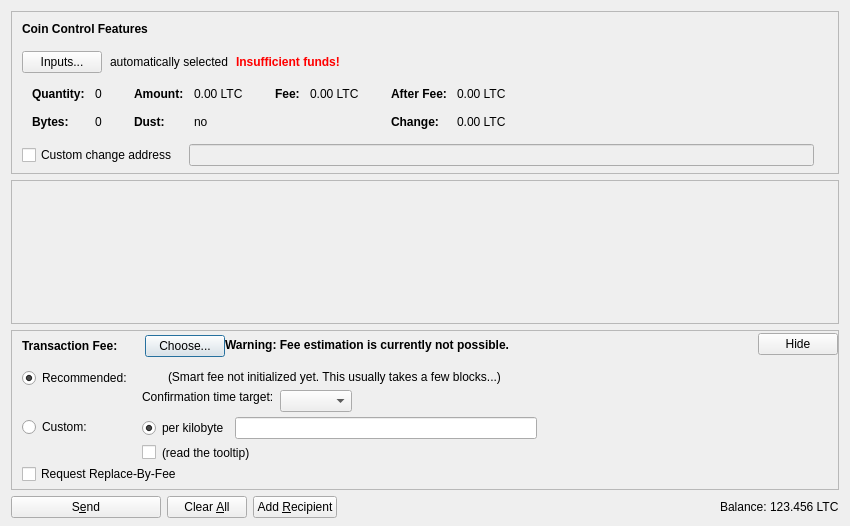
<?xml version="1.0" encoding="UTF-8"?>
<ui version="4.0">
 <class>SendCoinsDialog</class>
 <widget class="QDialog" name="SendCoinsDialog">
  <property name="geometry">
   <rect>
    <x>0</x>
    <y>0</y>
    <width>850</width>
    <height>526</height>
   </rect>
  </property>
  <property name="windowTitle">
   <string>Send Coins</string>
  </property>
  <layout class="QVBoxLayout" name="verticalLayout" stretch="0,1,0,0">
   <property name="bottomMargin">
    <number>8</number>
   </property>
   <item>
    <widget class="QFrame" name="frameCoinControl">
     <property name="sizePolicy">
      <sizepolicy hsizetype="Expanding" vsizetype="Expanding">
       <horstretch>0</horstretch>
       <verstretch>0</verstretch>
      </sizepolicy>
     </property>
     <property name="maximumSize">
      <size>
       <width>16777215</width>
       <height>16777215</height>
      </size>
     </property>
     <property name="frameShape">
      <enum>QFrame::StyledPanel</enum>
     </property>
     <property name="frameShadow">
      <enum>QFrame::Sunken</enum>
     </property>
     <layout class="QVBoxLayout" name="verticalLayoutCoinControl2">
      <property name="spacing">
       <number>0</number>
      </property>
      <property name="leftMargin">
       <number>0</number>
      </property>
      <property name="topMargin">
       <number>0</number>
      </property>
      <property name="rightMargin">
       <number>0</number>
      </property>
      <property name="bottomMargin">
       <number>6</number>
      </property>
      <item>
       <layout class="QVBoxLayout" name="verticalLayoutCoinControl" stretch="0,0,0,0,1">
        <property name="spacing">
         <number>0</number>
        </property>
        <property name="leftMargin">
         <number>10</number>
        </property>
        <property name="topMargin">
         <number>10</number>
        </property>
        <item>
         <layout class="QHBoxLayout" name="horizontalLayoutCoinControl1">
          <property name="bottomMargin">
           <number>15</number>
          </property>
          <item>
           <widget class="QLabel" name="labelCoinControlFeatures">
            <property name="sizePolicy">
             <sizepolicy hsizetype="Preferred" vsizetype="Maximum">
              <horstretch>0</horstretch>
              <verstretch>0</verstretch>
             </sizepolicy>
            </property>
            <property name="font">
             <font>
              <weight>75</weight>
              <bold>true</bold>
             </font>
            </property>
            <property name="styleSheet">
             <string notr="true">font-weight:bold;</string>
            </property>
            <property name="text">
             <string>Coin Control Features</string>
            </property>
           </widget>
          </item>
         </layout>
        </item>
        <item>
         <layout class="QHBoxLayout" name="horizontalLayoutCoinControl2" stretch="0,0,0,0">
          <property name="spacing">
           <number>8</number>
          </property>
          <property name="bottomMargin">
           <number>10</number>
          </property>
          <item>
           <widget class="QPushButton" name="pushButtonCoinControl">
            <property name="styleSheet">
             <string notr="true"/>
            </property>
            <property name="text">
             <string>Inputs...</string>
            </property>
            <property name="autoDefault">
             <bool>false</bool>
            </property>
           </widget>
          </item>
          <item>
           <widget class="QLabel" name="labelCoinControlAutomaticallySelected">
            <property name="text">
             <string>automatically selected</string>
            </property>
            <property name="margin">
             <number>5</number>
            </property>
           </widget>
          </item>
          <item>
           <widget class="QLabel" name="labelCoinControlInsuffFunds">
            <property name="font">
             <font>
              <weight>75</weight>
              <bold>true</bold>
             </font>
            </property>
            <property name="styleSheet">
             <string notr="true">color:red;font-weight:bold;</string>
            </property>
            <property name="text">
             <string>Insufficient funds!</string>
            </property>
            <property name="margin">
             <number>5</number>
            </property>
           </widget>
          </item>
          <item>
           <spacer name="horizontalSpacerCoinControl">
            <property name="orientation">
             <enum>Qt::Horizontal</enum>
            </property>
            <property name="sizeHint" stdset="0">
             <size>
              <width>40</width>
              <height>1</height>
             </size>
            </property>
           </spacer>
          </item>
         </layout>
        </item>
        <item>
         <widget class="QWidget" name="widgetCoinControl" native="true">
          <property name="sizePolicy">
           <sizepolicy hsizetype="Preferred" vsizetype="Preferred">
            <horstretch>0</horstretch>
            <verstretch>0</verstretch>
           </sizepolicy>
          </property>
          <property name="minimumSize">
           <size>
            <width>0</width>
            <height>0</height>
           </size>
          </property>
          <property name="styleSheet">
           <string notr="true"/>
          </property>
          <layout class="QHBoxLayout" name="horizontalLayoutCoinControl5">
           <property name="leftMargin">
            <number>0</number>
           </property>
           <property name="topMargin">
            <number>0</number>
           </property>
           <property name="rightMargin">
            <number>0</number>
           </property>
           <property name="bottomMargin">
            <number>0</number>
           </property>
           <item>
            <layout class="QHBoxLayout" name="horizontalLayoutCoinControl3" stretch="0,0,0,1">
             <property name="spacing">
              <number>20</number>
             </property>
             <property name="topMargin">
              <number>0</number>
             </property>
             <property name="bottomMargin">
              <number>10</number>
             </property>
             <item>
              <layout class="QFormLayout" name="formLayoutCoinControl1">
               <property name="horizontalSpacing">
                <number>10</number>
               </property>
               <property name="verticalSpacing">
                <number>14</number>
               </property>
               <property name="leftMargin">
                <number>10</number>
               </property>
               <property name="topMargin">
                <number>4</number>
               </property>
               <property name="rightMargin">
                <number>6</number>
               </property>
               <item row="0" column="0">
                <widget class="QLabel" name="labelCoinControlQuantityText">
                 <property name="font">
                  <font>
                   <weight>75</weight>
                   <bold>true</bold>
                  </font>
                 </property>
                 <property name="text">
                  <string>Quantity:</string>
                 </property>
                 <property name="margin">
                  <number>0</number>
                 </property>
                </widget>
               </item>
               <item row="0" column="1">
                <widget class="QLabel" name="labelCoinControlQuantity">
                 <property name="cursor">
                  <cursorShape>IBeamCursor</cursorShape>
                 </property>
                 <property name="contextMenuPolicy">
                  <enum>Qt::ActionsContextMenu</enum>
                 </property>
                 <property name="text">
                  <string notr="true">0</string>
                 </property>
                 <property name="margin">
                  <number>0</number>
                 </property>
                 <property name="textInteractionFlags">
                  <set>Qt::LinksAccessibleByMouse|Qt::TextSelectableByKeyboard|Qt::TextSelectableByMouse</set>
                 </property>
                </widget>
               </item>
               <item row="1" column="0">
                <widget class="QLabel" name="labelCoinControlBytesText">
                 <property name="font">
                  <font>
                   <weight>75</weight>
                   <bold>true</bold>
                  </font>
                 </property>
                 <property name="text">
                  <string>Bytes:</string>
                 </property>
                </widget>
               </item>
               <item row="1" column="1">
                <widget class="QLabel" name="labelCoinControlBytes">
                 <property name="cursor">
                  <cursorShape>IBeamCursor</cursorShape>
                 </property>
                 <property name="contextMenuPolicy">
                  <enum>Qt::ActionsContextMenu</enum>
                 </property>
                 <property name="text">
                  <string notr="true">0</string>
                 </property>
                 <property name="textInteractionFlags">
                  <set>Qt::LinksAccessibleByMouse|Qt::TextSelectableByKeyboard|Qt::TextSelectableByMouse</set>
                 </property>
                </widget>
               </item>
              </layout>
             </item>
             <item>
              <layout class="QFormLayout" name="formLayoutCoinControl2">
               <property name="horizontalSpacing">
                <number>10</number>
               </property>
               <property name="verticalSpacing">
                <number>14</number>
               </property>
               <property name="leftMargin">
                <number>6</number>
               </property>
               <property name="topMargin">
                <number>4</number>
               </property>
               <property name="rightMargin">
                <number>6</number>
               </property>
               <item row="0" column="0">
                <widget class="QLabel" name="labelCoinControlAmountText">
                 <property name="font">
                  <font>
                   <weight>75</weight>
                   <bold>true</bold>
                  </font>
                 </property>
                 <property name="text">
                  <string>Amount:</string>
                 </property>
                 <property name="margin">
                  <number>0</number>
                 </property>
                </widget>
               </item>
               <item row="0" column="1">
                <widget class="QLabel" name="labelCoinControlAmount">
                 <property name="cursor">
                  <cursorShape>IBeamCursor</cursorShape>
                 </property>
                 <property name="contextMenuPolicy">
                  <enum>Qt::ActionsContextMenu</enum>
                 </property>
                 <property name="text">
                  <string notr="true">0.00 LTC</string>
                 </property>
                 <property name="textInteractionFlags">
                  <set>Qt::LinksAccessibleByMouse|Qt::TextSelectableByKeyboard|Qt::TextSelectableByMouse</set>
                 </property>
                </widget>
               </item>
               <item row="1" column="0">
                <widget class="QLabel" name="labelCoinControlLowOutputText">
                 <property name="font">
                  <font>
                   <weight>75</weight>
                   <bold>true</bold>
                  </font>
                 </property>
                 <property name="text">
                  <string>Dust:</string>
                 </property>
                </widget>
               </item>
               <item row="1" column="1">
                <widget class="QLabel" name="labelCoinControlLowOutput">
                 <property name="cursor">
                  <cursorShape>IBeamCursor</cursorShape>
                 </property>
                 <property name="contextMenuPolicy">
                  <enum>Qt::ActionsContextMenu</enum>
                 </property>
                 <property name="text">
                  <string notr="true">no</string>
                 </property>
                 <property name="textInteractionFlags">
                  <set>Qt::LinksAccessibleByMouse|Qt::TextSelectableByKeyboard|Qt::TextSelectableByMouse</set>
                 </property>
                </widget>
               </item>
              </layout>
             </item>
             <item>
              <layout class="QFormLayout" name="formLayoutCoinControl3">
               <property name="horizontalSpacing">
                <number>10</number>
               </property>
               <property name="verticalSpacing">
                <number>14</number>
               </property>
               <property name="leftMargin">
                <number>6</number>
               </property>
               <property name="topMargin">
                <number>4</number>
               </property>
               <property name="rightMargin">
                <number>6</number>
               </property>
               <item row="0" column="0">
                <widget class="QLabel" name="labelCoinControlFeeText">
                 <property name="font">
                  <font>
                   <weight>75</weight>
                   <bold>true</bold>
                  </font>
                 </property>
                 <property name="text">
                  <string>Fee:</string>
                 </property>
                 <property name="margin">
                  <number>0</number>
                 </property>
                </widget>
               </item>
               <item row="0" column="1">
                <widget class="QLabel" name="labelCoinControlFee">
                 <property name="cursor">
                  <cursorShape>IBeamCursor</cursorShape>
                 </property>
                 <property name="contextMenuPolicy">
                  <enum>Qt::ActionsContextMenu</enum>
                 </property>
                 <property name="text">
                  <string notr="true">0.00 LTC</string>
                 </property>
                 <property name="textInteractionFlags">
                  <set>Qt::LinksAccessibleByMouse|Qt::TextSelectableByKeyboard|Qt::TextSelectableByMouse</set>
                 </property>
                </widget>
               </item>
              </layout>
             </item>
             <item>
              <layout class="QFormLayout" name="formLayoutCoinControl4">
               <property name="horizontalSpacing">
                <number>10</number>
               </property>
               <property name="verticalSpacing">
                <number>14</number>
               </property>
               <property name="leftMargin">
                <number>6</number>
               </property>
               <property name="topMargin">
                <number>4</number>
               </property>
               <property name="rightMargin">
                <number>6</number>
               </property>
               <item row="0" column="0">
                <widget class="QLabel" name="labelCoinControlAfterFeeText">
                 <property name="font">
                  <font>
                   <weight>75</weight>
                   <bold>true</bold>
                  </font>
                 </property>
                 <property name="text">
                  <string>After Fee:</string>
                 </property>
                 <property name="margin">
                  <number>0</number>
                 </property>
                </widget>
               </item>
               <item row="0" column="1">
                <widget class="QLabel" name="labelCoinControlAfterFee">
                 <property name="cursor">
                  <cursorShape>IBeamCursor</cursorShape>
                 </property>
                 <property name="contextMenuPolicy">
                  <enum>Qt::ActionsContextMenu</enum>
                 </property>
                 <property name="text">
                  <string notr="true">0.00 LTC</string>
                 </property>
                 <property name="textInteractionFlags">
                  <set>Qt::LinksAccessibleByMouse|Qt::TextSelectableByKeyboard|Qt::TextSelectableByMouse</set>
                 </property>
                </widget>
               </item>
               <item row="1" column="0">
                <widget class="QLabel" name="labelCoinControlChangeText">
                 <property name="font">
                  <font>
                   <weight>75</weight>
                   <bold>true</bold>
                  </font>
                 </property>
                 <property name="text">
                  <string>Change:</string>
                 </property>
                </widget>
               </item>
               <item row="1" column="1">
                <widget class="QLabel" name="labelCoinControlChange">
                 <property name="cursor">
                  <cursorShape>IBeamCursor</cursorShape>
                 </property>
                 <property name="contextMenuPolicy">
                  <enum>Qt::ActionsContextMenu</enum>
                 </property>
                 <property name="text">
                  <string notr="true">0.00 LTC</string>
                 </property>
                 <property name="textInteractionFlags">
                  <set>Qt::LinksAccessibleByMouse|Qt::TextSelectableByKeyboard|Qt::TextSelectableByMouse</set>
                 </property>
                </widget>
               </item>
              </layout>
             </item>
            </layout>
           </item>
          </layout>
         </widget>
        </item>
        <item>
         <layout class="QHBoxLayout" name="horizontalLayoutCoinControl4" stretch="0,0,0">
          <property name="spacing">
           <number>12</number>
          </property>
          <property name="sizeConstraint">
           <enum>QLayout::SetDefaultConstraint</enum>
          </property>
          <property name="topMargin">
           <number>5</number>
          </property>
          <property name="rightMargin">
           <number>5</number>
          </property>
          <item>
           <widget class="QCheckBox" name="checkBoxCoinControlChange">
            <property name="toolTip">
             <string>If this is activated, but the change address is empty or invalid, change will be sent to a newly generated address.</string>
            </property>
            <property name="text">
             <string>Custom change address</string>
            </property>
           </widget>
          </item>
          <item>
           <widget class="QValidatedLineEdit" name="lineEditCoinControlChange">
            <property name="enabled">
             <bool>false</bool>
            </property>
            <property name="sizePolicy">
             <sizepolicy hsizetype="Expanding" vsizetype="Fixed">
              <horstretch>0</horstretch>
              <verstretch>0</verstretch>
             </sizepolicy>
            </property>
           </widget>
          </item>
          <item>
           <widget class="QLabel" name="labelCoinControlChangeLabel">
            <property name="sizePolicy">
             <sizepolicy hsizetype="Preferred" vsizetype="Expanding">
              <horstretch>0</horstretch>
              <verstretch>0</verstretch>
             </sizepolicy>
            </property>
            <property name="minimumSize">
             <size>
              <width>0</width>
              <height>0</height>
             </size>
            </property>
            <property name="text">
             <string/>
            </property>
            <property name="margin">
             <number>3</number>
            </property>
           </widget>
          </item>
         </layout>
        </item>
        <item>
         <spacer name="verticalSpacerCoinControl">
          <property name="orientation">
           <enum>Qt::Vertical</enum>
          </property>
          <property name="sizeHint" stdset="0">
           <size>
            <width>800</width>
            <height>1</height>
           </size>
          </property>
         </spacer>
        </item>
       </layout>
      </item>
     </layout>
    </widget>
   </item>
   <item>
    <widget class="QScrollArea" name="scrollArea">
     <property name="widgetResizable">
      <bool>true</bool>
     </property>
     <widget class="QWidget" name="scrollAreaWidgetContents">
      <property name="geometry">
       <rect>
        <x>0</x>
        <y>0</y>
        <width>830</width>
        <height>104</height>
       </rect>
      </property>
      <layout class="QVBoxLayout" name="verticalLayout_2" stretch="0,1">
       <property name="leftMargin">
        <number>0</number>
       </property>
       <property name="topMargin">
        <number>0</number>
       </property>
       <property name="rightMargin">
        <number>0</number>
       </property>
       <property name="bottomMargin">
        <number>0</number>
       </property>
       <item>
        <layout class="QVBoxLayout" name="entries">
         <property name="spacing">
          <number>6</number>
         </property>
        </layout>
       </item>
       <item>
        <spacer name="verticalSpacer">
         <property name="orientation">
          <enum>Qt::Vertical</enum>
         </property>
         <property name="sizeHint" stdset="0">
          <size>
           <width>20</width>
           <height>40</height>
          </size>
         </property>
        </spacer>
       </item>
      </layout>
     </widget>
    </widget>
   </item>
   <item>
    <widget class="QFrame" name="frameFee">
     <property name="sizePolicy">
      <sizepolicy hsizetype="Expanding" vsizetype="Expanding">
       <horstretch>0</horstretch>
       <verstretch>0</verstretch>
      </sizepolicy>
     </property>
     <property name="maximumSize">
      <size>
       <width>16777215</width>
       <height>16777215</height>
      </size>
     </property>
     <property name="frameShape">
      <enum>QFrame::StyledPanel</enum>
     </property>
     <property name="frameShadow">
      <enum>QFrame::Sunken</enum>
     </property>
     <layout class="QVBoxLayout" name="verticalLayoutFee1">
      <property name="spacing">
       <number>0</number>
      </property>
      <property name="leftMargin">
       <number>0</number>
      </property>
      <property name="topMargin">
       <number>0</number>
      </property>
      <property name="rightMargin">
       <number>0</number>
      </property>
      <property name="bottomMargin">
       <number>0</number>
      </property>
      <item>
       <layout class="QVBoxLayout" name="verticalLayoutFee2" stretch="0,0,0">
        <property name="spacing">
         <number>0</number>
        </property>
        <property name="leftMargin">
         <number>10</number>
        </property>
        <property name="topMargin">
         <number>0</number>
        </property>
        <item>
         <layout class="QHBoxLayout" name="horizontalLayoutFee1">
          <property name="bottomMargin">
           <number>0</number>
          </property>
          <item>
           <layout class="QVBoxLayout" name="verticalLayoutFee7">
            <property name="spacing">
             <number>0</number>
            </property>
            <item>
             <spacer name="verticalSpacerSmartFee">
              <property name="orientation">
               <enum>Qt::Vertical</enum>
              </property>
              <property name="sizeType">
               <enum>QSizePolicy::Fixed</enum>
              </property>
              <property name="sizeHint" stdset="0">
               <size>
                <width>1</width>
                <height>4</height>
               </size>
              </property>
             </spacer>
            </item>
            <item>
             <layout class="QHBoxLayout" name="horizontalLayoutSmartFee">
              <property name="spacing">
               <number>10</number>
              </property>
              <item>
               <widget class="QLabel" name="labelFeeHeadline">
                <property name="sizePolicy">
                 <sizepolicy hsizetype="Preferred" vsizetype="Maximum">
                  <horstretch>0</horstretch>
                  <verstretch>0</verstretch>
                 </sizepolicy>
                </property>
                <property name="font">
                 <font>
                  <weight>75</weight>
                  <bold>true</bold>
                 </font>
                </property>
                <property name="styleSheet">
                 <string notr="true">font-weight:bold;</string>
                </property>
                <property name="text">
                 <string>Transaction Fee:</string>
                </property>
               </widget>
              </item>
              <item>
               <widget class="QLabel" name="labelFeeMinimized">
                <property name="text">
                 <string/>
                </property>
               </widget>
              </item>
              <item>
               <widget class="QPushButton" name="buttonChooseFee">
                <property name="text">
                 <string>Choose...</string>
                </property>
               </widget>
              </item>
             </layout>
            </item>
            <item>
             <spacer name="verticalSpacer_5">
              <property name="orientation">
               <enum>Qt::Vertical</enum>
              </property>
              <property name="sizeHint" stdset="0">
               <size>
                <width>1</width>
                <height>1</height>
               </size>
              </property>
             </spacer>
            </item>
           </layout>
          </item>
          <item>
           <widget class="QLabel" name="fallbackFeeWarningLabel">
            <property name="toolTip">
             <string>Using the fallbackfee can result in sending a transaction that will take several hours or days (or never) to confirm. Consider choosing your fee manually or wait until you have validated the complete chain.</string>
            </property>
            <property name="font">
            <font>
                <weight>75</weight>
                <bold>true</bold>
            </font>
            </property>
            <property name="text">
             <string>Warning: Fee estimation is currently not possible.</string>
            </property>
            <property name="wordWrap">
             <bool>false</bool>
            </property>
           </widget>
          </item>
          <item>
           <spacer name="horizontalSpacer_4">
            <property name="orientation">
             <enum>Qt::Horizontal</enum>
            </property>
            <property name="sizeType">
             <enum>QSizePolicy::MinimumExpanding</enum>
            </property>
            <property name="sizeHint" stdset="0">
             <size>
              <width>40</width>
              <height>20</height>
             </size>
            </property>
           </spacer>
          </item>
          <item>
           <widget class="QPushButton" name="buttonMinimizeFee">
            <property name="toolTip">
             <string>collapse fee-settings</string>
            </property>
            <property name="text">
             <string>Hide</string>
            </property>
           </widget>
          </item>
         </layout>
        </item>
        <item>
         <widget class="QFrame" name="frameFeeSelection">
          <layout class="QVBoxLayout" name="verticalLayoutFee12">
           <property name="spacing">
            <number>0</number>
           </property>
           <property name="leftMargin">
            <number>0</number>
           </property>
           <property name="topMargin">
            <number>0</number>
           </property>
           <property name="rightMargin">
            <number>0</number>
           </property>
           <property name="bottomMargin">
            <number>0</number>
           </property>
           <item>
            <layout class="QGridLayout" name="gridLayoutFee">
             <property name="topMargin">
              <number>10</number>
             </property>
             <property name="bottomMargin">
              <number>4</number>
             </property>
             <property name="horizontalSpacing">
              <number>10</number>
             </property>
             <property name="verticalSpacing">
              <number>4</number>
             </property>
             <item row="1" column="1">
              <layout class="QVBoxLayout" name="verticalLayoutFee8">
               <property name="spacing">
                <number>6</number>
               </property>
               <item>
                <layout class="QHBoxLayout" name="horizontalLayoutFee13">
                 <item>
                  <widget class="QRadioButton" name="radioCustomPerKilobyte">
                   <property name="toolTip">
                    <string>If the custom fee is set to 1000 satoshis and the transaction is only 250 bytes, then &quot;per kilobyte&quot; only pays 250 satoshis in fee, while &quot;total at least&quot; pays 1000 satoshis. For transactions bigger than a kilobyte both pay by kilobyte.</string>
                   </property>
                   <property name="text">
                    <string>per kilobyte</string>
                   </property>
                   <property name="checked">
                    <bool>true</bool>
                   </property>
                   <attribute name="buttonGroup">
                    <string notr="true">groupCustomFee</string>
                   </attribute>
                  </widget>
                 </item>
                 <item>
                  <widget class="BitcoinAmountField" name="customFee"/>
                 </item>
                 <item>
                  <spacer name="horizontalSpacer_6">
                   <property name="orientation">
                    <enum>Qt::Horizontal</enum>
                   </property>
                   <property name="sizeHint" stdset="0">
                    <size>
                     <width>1</width>
                     <height>1</height>
                    </size>
                   </property>
                  </spacer>
                 </item>
                </layout>
               </item>
               <item>
                <layout class="QHBoxLayout" name="horizontalLayoutFee8">
                 <item>
                  <widget class="QCheckBox" name="checkBoxMinimumFee">
                   <property name="toolTip">
                    <string>Paying only the minimum fee is just fine as long as there is less transaction volume than space in the blocks. But be aware that this can end up in a never confirming transaction once there is more demand for s-crow transactions than the network can process.</string>
                   </property>
                   <property name="text">
                    <string/>
                   </property>
                  </widget>
                 </item>
                 <item>
                  <widget class="QLabel" name="labelMinFeeWarning">
                   <property name="enabled">
                    <bool>true</bool>
                   </property>
                   <property name="toolTip">
                    <string>Paying only the minimum fee is just fine as long as there is less transaction volume than space in the blocks. But be aware that this can end up in a never confirming transaction once there is more demand for s-crow transactions than the network can process.</string>
                   </property>
                   <property name="text">
                    <string>(read the tooltip)</string>
                   </property>
                   <property name="margin">
                    <number>5</number>
                   </property>
                  </widget>
                 </item>
                 <item>
                  <spacer name="horizontalSpacer_2">
                   <property name="orientation">
                    <enum>Qt::Horizontal</enum>
                   </property>
                   <property name="sizeHint" stdset="0">
                    <size>
                     <width>1</width>
                     <height>1</height>
                    </size>
                   </property>
                  </spacer>
                 </item>
                </layout>
               </item>
              </layout>
             </item>
             <item row="0" column="0">
              <layout class="QVBoxLayout" name="verticalLayoutFee4" stretch="0,1">
               <item>
                <widget class="QRadioButton" name="radioSmartFee">
                 <property name="text">
                  <string>Recommended:</string>
                 </property>
                 <property name="checked">
                  <bool>true</bool>
                 </property>
                 <attribute name="buttonGroup">
                  <string notr="true">groupFee</string>
                 </attribute>
                </widget>
               </item>
               <item>
                <spacer name="verticalSpacer_2">
                 <property name="orientation">
                  <enum>Qt::Vertical</enum>
                 </property>
                 <property name="sizeHint" stdset="0">
                  <size>
                   <width>1</width>
                   <height>1</height>
                  </size>
                 </property>
                </spacer>
               </item>
              </layout>
             </item>
             <item row="1" column="0">
              <layout class="QVBoxLayout" name="verticalLayoutFee9" stretch="0,1">
               <item>
                <widget class="QRadioButton" name="radioCustomFee">
                 <property name="text">
                  <string>Custom:</string>
                 </property>
                 <attribute name="buttonGroup">
                  <string notr="true">groupFee</string>
                 </attribute>
                </widget>
               </item>
               <item>
                <spacer name="verticalSpacer_6">
                 <property name="orientation">
                  <enum>Qt::Vertical</enum>
                 </property>
                 <property name="sizeHint" stdset="0">
                  <size>
                   <width>1</width>
                   <height>1</height>
                  </size>
                 </property>
                </spacer>
               </item>
              </layout>
             </item>
             <item row="0" column="1">
              <layout class="QVBoxLayout" name="verticalLayoutFee3" stretch="0,0,1">
               <property name="spacing">
                <number>6</number>
               </property>
               <property name="topMargin">
                <number>2</number>
               </property>
               <item>
                <layout class="QHBoxLayout" name="horizontalLayoutFee12">
                 <item>
                  <widget class="QLabel" name="labelSmartFee">
                   <property name="text">
                    <string/>
                   </property>
                   <property name="margin">
                    <number>2</number>
                   </property>
                  </widget>
                 </item>
                 <item>
                  <widget class="QLabel" name="labelFeeEstimation">
                   <property name="text">
                    <string/>
                   </property>
                  </widget>
                 </item>
                 <item>
                  <widget class="QLabel" name="labelSmartFee2">
                   <property name="text">
                    <string>(Smart fee not initialized yet. This usually takes a few blocks...)</string>
                   </property>
                   <property name="margin">
                    <number>2</number>
                   </property>
                  </widget>
                 </item>
                 <item>
                  <spacer name="horizontalSpacer_5">
                   <property name="orientation">
                    <enum>Qt::Horizontal</enum>
                   </property>
                   <property name="sizeHint" stdset="0">
                    <size>
                     <width>1</width>
                     <height>1</height>
                    </size>
                   </property>
                  </spacer>
                 </item>
                </layout>
               </item>
               <item>
                <layout class="QHBoxLayout" name="horizontalLayoutFee9">
                 <item>
                  <layout class="QVBoxLayout" name="verticalLayoutFee6">
                   <item>
                    <widget class="QLabel" name="labelSmartFee3">
                     <property name="text">
                      <string>Confirmation time target:</string>
                     </property>
                     <property name="margin">
                      <number>2</number>
                     </property>
                    </widget>
                   </item>
                   <item>
                    <spacer name="verticalSpacer_3">
                     <property name="orientation">
                      <enum>Qt::Vertical</enum>
                     </property>
                     <property name="sizeHint" stdset="0">
                      <size>
                       <width>1</width>
                       <height>1</height>
                      </size>
                     </property>
                    </spacer>
                   </item>
                  </layout>
                 </item>
                 <item>
                  <layout class="QVBoxLayout" name="verticalLayoutFee5">
                   <property name="rightMargin">
                    <number>30</number>
                   </property>
                   <item>
                    <layout class="QHBoxLayout" name="horizontalLayoutConfTarget">
                     <property name="bottomMargin">
                      <number>0</number>
                     </property>
                     <item>
                      <widget class="QComboBox" name="confTargetSelector"/>
                     </item>
                     <item>
                      <spacer name="horizontalSpacerConfTarget">
                       <property name="orientation">
                        <enum>Qt::Horizontal</enum>
                       </property>
                       <property name="sizeHint" stdset="0">
                        <size>
                         <width>40</width>
                         <height>20</height>
                        </size>
                       </property>
                      </spacer>
                     </item>
                    </layout>
                   </item>
                  </layout>
                 </item>
                </layout>
               </item>
               <item>
                <spacer name="verticalSpacer_4">
                 <property name="orientation">
                  <enum>Qt::Vertical</enum>
                 </property>
                 <property name="sizeHint" stdset="0">
                  <size>
                   <width>1</width>
                   <height>1</height>
                  </size>
                 </property>
                </spacer>
               </item>
              </layout>
             </item>
            </layout>
           </item>
           <item>
            <widget class="QCheckBox" name="optInRBF">
             <property name="text">
              <string>Request Replace-By-Fee</string>
             </property>
             <property name="toolTip">
              <string>Indicates that the sender may wish to replace this transaction with a new one paying higher fees (prior to being confirmed).</string>
             </property>
            </widget>
           </item>
          </layout>
         </widget>
        </item>
        <item>
         <spacer name="verticalSpacerFee">
          <property name="orientation">
           <enum>Qt::Vertical</enum>
          </property>
          <property name="sizeHint" stdset="0">
           <size>
            <width>40</width>
            <height>5</height>
           </size>
          </property>
         </spacer>
        </item>
       </layout>
      </item>
     </layout>
    </widget>
   </item>
   <item>
    <layout class="QHBoxLayout" name="horizontalLayout">
     <item>
      <widget class="QPushButton" name="sendButton">
       <property name="minimumSize">
        <size>
         <width>150</width>
         <height>0</height>
        </size>
       </property>
       <property name="toolTip">
        <string>Confirm the send action</string>
       </property>
       <property name="text">
        <string>S&amp;end</string>
       </property>
       <property name="icon">
        <iconset resource="../bitcoin.qrc">
         <normaloff>:/icons/send</normaloff>:/icons/send</iconset>
       </property>
       <property name="autoDefault">
        <bool>false</bool>
       </property>
       <property name="default">
        <bool>false</bool>
       </property>
      </widget>
     </item>
     <item>
      <widget class="QPushButton" name="clearButton">
       <property name="sizePolicy">
        <sizepolicy hsizetype="Minimum" vsizetype="Fixed">
         <horstretch>0</horstretch>
         <verstretch>0</verstretch>
        </sizepolicy>
       </property>
       <property name="toolTip">
        <string>Clear all fields of the form.</string>
       </property>
       <property name="text">
        <string>Clear &amp;All</string>
       </property>
       <property name="icon">
        <iconset resource="../bitcoin.qrc">
         <normaloff>:/icons/remove</normaloff>:/icons/remove</iconset>
       </property>
       <property name="autoDefault">
        <bool>false</bool>
       </property>
      </widget>
     </item>
     <item>
      <widget class="QPushButton" name="addButton">
       <property name="toolTip">
        <string>Send to multiple recipients at once</string>
       </property>
       <property name="text">
        <string>Add &amp;Recipient</string>
       </property>
       <property name="icon">
        <iconset resource="../bitcoin.qrc">
         <normaloff>:/icons/add</normaloff>:/icons/add</iconset>
       </property>
       <property name="autoDefault">
        <bool>false</bool>
       </property>
      </widget>
     </item>
     <item>
      <spacer name="horizontalSpacer">
       <property name="orientation">
        <enum>Qt::Horizontal</enum>
       </property>
       <property name="sizeHint" stdset="0">
        <size>
         <width>40</width>
         <height>20</height>
        </size>
       </property>
      </spacer>
     </item>
     <item>
      <layout class="QHBoxLayout" name="horizontalLayout_2">
       <property name="spacing">
        <number>3</number>
       </property>
       <item>
        <widget class="QLabel" name="label">
         <property name="sizePolicy">
          <sizepolicy hsizetype="Preferred" vsizetype="Fixed">
           <horstretch>0</horstretch>
           <verstretch>0</verstretch>
          </sizepolicy>
         </property>
         <property name="text">
          <string>Balance:</string>
         </property>
        </widget>
       </item>
       <item>
        <widget class="QLabel" name="labelBalance">
         <property name="sizePolicy">
          <sizepolicy hsizetype="Preferred" vsizetype="Fixed">
           <horstretch>0</horstretch>
           <verstretch>0</verstretch>
          </sizepolicy>
         </property>
         <property name="cursor">
          <cursorShape>IBeamCursor</cursorShape>
         </property>
         <property name="text">
          <string notr="true">123.456 LTC</string>
         </property>
         <property name="textInteractionFlags">
          <set>Qt::LinksAccessibleByMouse|Qt::TextSelectableByKeyboard|Qt::TextSelectableByMouse</set>
         </property>
        </widget>
       </item>
      </layout>
     </item>
    </layout>
   </item>
  </layout>
 </widget>
 <customwidgets>
  <customwidget>
   <class>QValidatedLineEdit</class>
   <extends>QLineEdit</extends>
   <header>qvalidatedlineedit.h</header>
  </customwidget>
  <customwidget>
   <class>BitcoinAmountField</class>
   <extends>QLineEdit</extends>
   <header>bitcoinamountfield.h</header>
   <container>1</container>
  </customwidget>
 </customwidgets>
 <resources>
  <include location="../bitcoin.qrc"/>
 </resources>
 <connections/>
 <buttongroups>
  <buttongroup name="groupFee"/>
  <buttongroup name="groupCustomFee"/>
 </buttongroups>
</ui>
